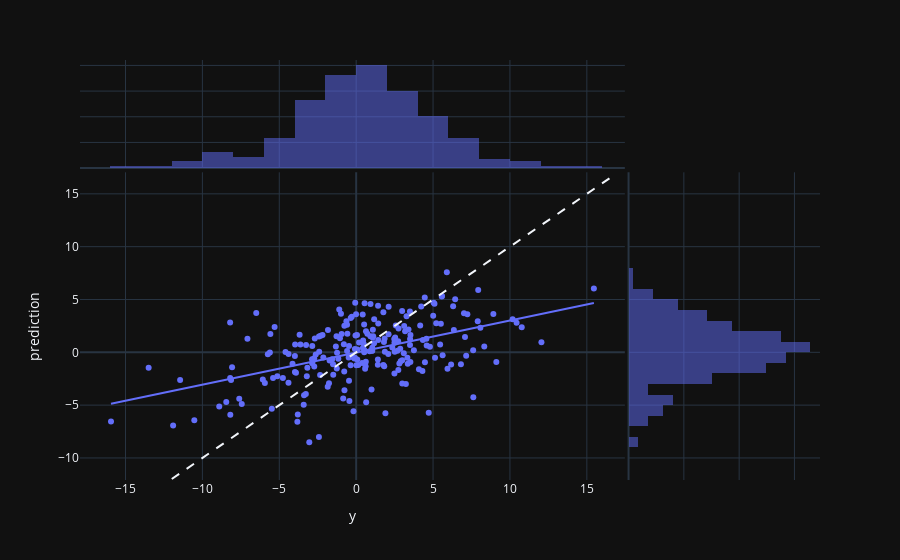

This figure's notebook cell:
### Code cell
fig = px.scatter(
    deep_preds[-225:], x='y', y='prediction',
    marginal_x='histogram', marginal_y='histogram', trendline='ols'
)
fig.update_traces(histnorm='probability', selector={'type':'histogram'})
fig.add_shape(
    type="line", line=dict(dash='dash'),
    x0=y_test.min(), y0=y_test.min(),
    x1=y_test.max(), y1=y_test.max()
)

fig.show()

### Figure 1 — Plotly figure (JSON) as saved in the notebook; plotly's stock layout.template omitted (floating-point values rounded to 4 significant figures; data arrays with more than 128 entries replaced by an {"elided": "..."} marker saying what was removed)
{"data": [{"hovertemplate": "y=%{x}<br>prediction=%{y}<extra></extra>", "legendgroup": "", "marker": {"color": "#636efa", "symbol": "circle"}, "mode": "markers", "name": "", "orientation": "v", "showlegend": false, "x": {"elided": "225 float values"}, "xaxis": "x", "y": {"elided": "225 float values"}, "yaxis": "y", "type": "scatter"}, {"alignmentgroup": "True", "bingroup": "x", "hovertemplate": "y=%{x}<br>count=%{y}<extra></extra>", "legendgroup": "", "marker": {"color": "#636efa"}, "name": "", "offsetgroup": "", "opacity": 0.5, "showlegend": false, "x": {"elided": "225 float values"}, "xaxis": "x3", "yaxis": "y3", "type": "histogram", "histnorm": "probability"}, {"alignmentgroup": "True", "bingroup": "y", "hovertemplate": "prediction=%{y}<br>count=%{x}<extra></extra>", "legendgroup": "", "marker": {"color": "#636efa"}, "name": "", "offsetgroup": "", "opacity": 0.5, "showlegend": false, "xaxis": "x2", "y": {"elided": "225 float values"}, "yaxis": "y2", "type": "histogram", "histnorm": "probability"}, {"hovertemplate": "<b>OLS trendline</b><br>prediction = 0.303587 * y + -0.0248755<br>R<sup>2</sup>=0.243389<br><br>y=%{x}<br>prediction=%{y} <b>(trend)</b><extra></extra>", "legendgroup": "", "marker": {"color": "#636efa", "symbol": "circle"}, "mode": "lines", "name": "", "showlegend": false, "x": {"elided": "225 float values"}, "xaxis": "x", "y": {"elided": "225 float values"}, "yaxis": "y", "type": "scatter"}], "layout": {"xaxis": {"anchor": "y", "domain": [0.0, 0.7363], "title": {"text": "y"}}, "yaxis": {"anchor": "x", "domain": [0.0, 0.7326], "title": {"text": "prediction"}}, "xaxis2": {"anchor": "y2", "domain": [0.7413, 1.0], "matches": "x2", "showticklabels": false, "showline": false, "ticks": "", "showgrid": true}, "yaxis2": {"anchor": "x2", "domain": [0.0, 0.7326], "matches": "y", "showticklabels": false, "showgrid": true}, "xaxis3": {"anchor": "y3", "domain": [0.0, 0.7363], "matches": "x", "showticklabels": false, "showgrid": true}, "yaxis3": {"anchor": "x3", "domain": [0.7426, 1.0], "matches": "y3", "showticklabels": false, "showline": false, "ticks": "", "showgrid": true}, "xaxis4": {"anchor": "y4", "domain": [0.7413, 1.0], "matches": "x2", "showticklabels": false, "showgrid": true, "showline": false, "ticks": ""}, "yaxis4": {"anchor": "x4", "domain": [0.7426, 1.0], "matches": "y3", "showticklabels": false, "showline": false, "ticks": "", "showgrid": true}, "legend": {"tracegroupgap": 0}, "margin": {"t": 60}, "barmode": "overlay", "shapes": [{"line": {"dash": "dash"}, "type": "line", "x0": -11.99, "x1": 16.95, "y0": -11.99, "y1": 16.95}]}}
